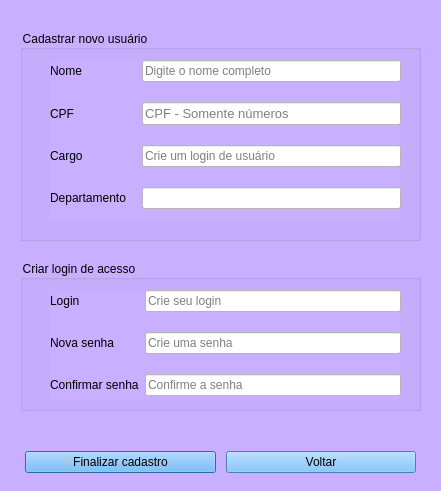
<?xml version="1.0" encoding="UTF-8"?>
<ui version="4.0">
 <class>Dialog</class>
 <widget class="QDialog" name="Dialog">
  <property name="geometry">
   <rect>
    <x>0</x>
    <y>0</y>
    <width>441</width>
    <height>491</height>
   </rect>
  </property>
  <property name="windowTitle">
   <string>Relógio de ponto &gt; Cadastrar usuários</string>
  </property>
  <property name="styleSheet">
   <string notr="true">background-color: rgb(200, 175, 255);
</string>
  </property>
  <widget class="QLabel" name="label_11">
   <property name="geometry">
    <rect>
     <x>20</x>
     <y>420</y>
     <width>401</width>
     <height>20</height>
    </rect>
   </property>
   <property name="styleSheet">
    <string notr="true">font: 9pt &quot;MS Shell Dlg 2&quot;;
color: rgb(220, 0, 0);</string>
   </property>
   <property name="text">
    <string/>
   </property>
  </widget>
  <widget class="QWidget" name="layoutWidget">
   <property name="geometry">
    <rect>
     <x>20</x>
     <y>450</y>
     <width>401</width>
     <height>25</height>
    </rect>
   </property>
   <layout class="QHBoxLayout" name="horizontalLayout_3">
    <property name="spacing">
     <number>10</number>
    </property>
    <property name="leftMargin">
     <number>5</number>
    </property>
    <property name="rightMargin">
     <number>5</number>
    </property>
    <item>
     <widget class="QPushButton" name="pushButton">
      <property name="toolTip">
       <string>&lt;html&gt;&lt;head/&gt;&lt;body&gt;&lt;p&gt;&lt;span style=&quot; font-size:12pt; font-weight:600;&quot;&gt;Cadastrar&lt;/span&gt;&lt;/p&gt;&lt;/body&gt;&lt;/html&gt;</string>
      </property>
      <property name="styleSheet">
       <string notr="true">font: 9pt &quot;MS Shell Dlg 2&quot;;
background-color: rgb(100, 180, 255);
</string>
      </property>
      <property name="text">
       <string>Finalizar cadastro</string>
      </property>
     </widget>
    </item>
    <item>
     <widget class="QPushButton" name="pushButton_2">
      <property name="styleSheet">
       <string notr="true">font: 9pt &quot;MS Shell Dlg 2&quot;;
background-color: rgb(100, 180, 255);</string>
      </property>
      <property name="text">
       <string>Voltar</string>
      </property>
     </widget>
    </item>
   </layout>
  </widget>
  <widget class="QGroupBox" name="groupBox">
   <property name="geometry">
    <rect>
     <x>20</x>
     <y>30</y>
     <width>401</width>
     <height>211</height>
    </rect>
   </property>
   <property name="title">
    <string>Cadastrar novo usuário</string>
   </property>
   <widget class="QWidget" name="formLayoutWidget">
    <property name="geometry">
     <rect>
      <x>30</x>
      <y>30</y>
      <width>351</width>
      <height>161</height>
     </rect>
    </property>
    <layout class="QFormLayout" name="formLayout">
     <property name="verticalSpacing">
      <number>20</number>
     </property>
     <item row="0" column="0">
      <widget class="QLabel" name="label_3">
       <property name="styleSheet">
        <string notr="true"/>
       </property>
       <property name="text">
        <string>Nome</string>
       </property>
       <property name="alignment">
        <set>Qt::AlignLeading|Qt::AlignLeft|Qt::AlignVCenter</set>
       </property>
      </widget>
     </item>
     <item row="0" column="1">
      <widget class="QLineEdit" name="lineEdit_nome">
       <property name="styleSheet">
        <string notr="true">background-color: rgb(255, 255, 255);
font: 10pt &quot;MS Shell Dlg 2&quot;;</string>
       </property>
       <property name="inputMask">
        <string/>
       </property>
       <property name="text">
        <string/>
       </property>
       <property name="maxLength">
        <number>100</number>
       </property>
       <property name="frame">
        <bool>true</bool>
       </property>
       <property name="placeholderText">
        <string>Digite o nome completo</string>
       </property>
       <property name="clearButtonEnabled">
        <bool>true</bool>
       </property>
      </widget>
     </item>
     <item row="1" column="0">
      <widget class="QLabel" name="label_2">
       <property name="styleSheet">
        <string notr="true"/>
       </property>
       <property name="text">
        <string>CPF</string>
       </property>
       <property name="alignment">
        <set>Qt::AlignLeading|Qt::AlignLeft|Qt::AlignVCenter</set>
       </property>
      </widget>
     </item>
     <item row="1" column="1">
      <widget class="QLineEdit" name="lineEdit_cpf">
       <property name="font">
        <font>
         <family>MS Shell Dlg 2</family>
         <pointsize>10</pointsize>
         <weight>50</weight>
         <italic>false</italic>
         <bold>false</bold>
        </font>
       </property>
       <property name="layoutDirection">
        <enum>Qt::LeftToRight</enum>
       </property>
       <property name="autoFillBackground">
        <bool>false</bool>
       </property>
       <property name="styleSheet">
        <string notr="true">background-color: rgb(255, 255, 255);
font: 10pt &quot;MS Shell Dlg 2&quot;;</string>
       </property>
       <property name="inputMask">
        <string/>
       </property>
       <property name="text">
        <string/>
       </property>
       <property name="maxLength">
        <number>11</number>
       </property>
       <property name="frame">
        <bool>true</bool>
       </property>
       <property name="echoMode">
        <enum>QLineEdit::Normal</enum>
       </property>
       <property name="cursorPosition">
        <number>0</number>
       </property>
       <property name="placeholderText">
        <string>CPF - Somente números</string>
       </property>
       <property name="cursorMoveStyle">
        <enum>Qt::LogicalMoveStyle</enum>
       </property>
       <property name="clearButtonEnabled">
        <bool>true</bool>
       </property>
      </widget>
     </item>
     <item row="2" column="1">
      <widget class="QLineEdit" name="lineEdit_cargo">
       <property name="styleSheet">
        <string notr="true">background-color: rgb(255, 255, 255);
font: 10pt &quot;MS Shell Dlg 2&quot;;</string>
       </property>
       <property name="text">
        <string/>
       </property>
       <property name="placeholderText">
        <string>Crie um login de usuário</string>
       </property>
       <property name="clearButtonEnabled">
        <bool>true</bool>
       </property>
      </widget>
     </item>
     <item row="2" column="0">
      <widget class="QLabel" name="label_4">
       <property name="styleSheet">
        <string notr="true"/>
       </property>
       <property name="text">
        <string>Cargo                </string>
       </property>
       <property name="alignment">
        <set>Qt::AlignLeading|Qt::AlignLeft|Qt::AlignVCenter</set>
       </property>
      </widget>
     </item>
     <item row="3" column="0">
      <widget class="QLabel" name="label">
       <property name="text">
        <string>Departamento</string>
       </property>
      </widget>
     </item>
     <item row="3" column="1">
      <widget class="QLineEdit" name="lineEdit_depto">
       <property name="styleSheet">
        <string notr="true">background-color: rgb(255, 255, 255);
font: 10pt &quot;MS Shell Dlg 2&quot;;</string>
       </property>
      </widget>
     </item>
    </layout>
   </widget>
  </widget>
  <widget class="QGroupBox" name="groupBox_2">
   <property name="geometry">
    <rect>
     <x>20</x>
     <y>260</y>
     <width>401</width>
     <height>151</height>
    </rect>
   </property>
   <property name="title">
    <string>Criar login de acesso</string>
   </property>
   <widget class="QWidget" name="formLayoutWidget_2">
    <property name="geometry">
     <rect>
      <x>30</x>
      <y>30</y>
      <width>351</width>
      <height>111</height>
     </rect>
    </property>
    <layout class="QFormLayout" name="formLayout_2">
     <property name="verticalSpacing">
      <number>20</number>
     </property>
     <item row="0" column="0">
      <widget class="QLabel" name="label_7">
       <property name="text">
        <string>Login</string>
       </property>
      </widget>
     </item>
     <item row="0" column="1">
      <widget class="QLineEdit" name="lineEdit_login">
       <property name="styleSheet">
        <string notr="true">background-color: rgb(255, 255, 255);
font: 10pt &quot;MS Shell Dlg 2&quot;;</string>
       </property>
       <property name="placeholderText">
        <string>Crie seu login</string>
       </property>
      </widget>
     </item>
     <item row="1" column="0">
      <widget class="QLabel" name="label_5">
       <property name="styleSheet">
        <string notr="true"/>
       </property>
       <property name="text">
        <string>Nova senha</string>
       </property>
       <property name="alignment">
        <set>Qt::AlignLeading|Qt::AlignLeft|Qt::AlignVCenter</set>
       </property>
      </widget>
     </item>
     <item row="1" column="1">
      <widget class="QLineEdit" name="lineEdit_senha">
       <property name="styleSheet">
        <string notr="true">background-color: rgb(255, 255, 255);
font: 10pt &quot;MS Shell Dlg 2&quot;;</string>
       </property>
       <property name="text">
        <string/>
       </property>
       <property name="echoMode">
        <enum>QLineEdit::Password</enum>
       </property>
       <property name="placeholderText">
        <string>Crie uma senha</string>
       </property>
       <property name="clearButtonEnabled">
        <bool>true</bool>
       </property>
      </widget>
     </item>
     <item row="2" column="0">
      <widget class="QLabel" name="label_6">
       <property name="styleSheet">
        <string notr="true"/>
       </property>
       <property name="text">
        <string>Confirmar senha</string>
       </property>
       <property name="alignment">
        <set>Qt::AlignLeading|Qt::AlignLeft|Qt::AlignVCenter</set>
       </property>
      </widget>
     </item>
     <item row="2" column="1">
      <widget class="QLineEdit" name="lineEdit_confirmar_senha">
       <property name="styleSheet">
        <string notr="true">background-color: rgb(255, 255, 255);
font: 10pt &quot;MS Shell Dlg 2&quot;;</string>
       </property>
       <property name="text">
        <string/>
       </property>
       <property name="echoMode">
        <enum>QLineEdit::Password</enum>
       </property>
       <property name="placeholderText">
        <string>Confirme a senha</string>
       </property>
       <property name="clearButtonEnabled">
        <bool>true</bool>
       </property>
      </widget>
     </item>
    </layout>
   </widget>
  </widget>
 </widget>
 <tabstops>
  <tabstop>pushButton</tabstop>
  <tabstop>pushButton_2</tabstop>
 </tabstops>
 <resources/>
 <connections/>
</ui>
